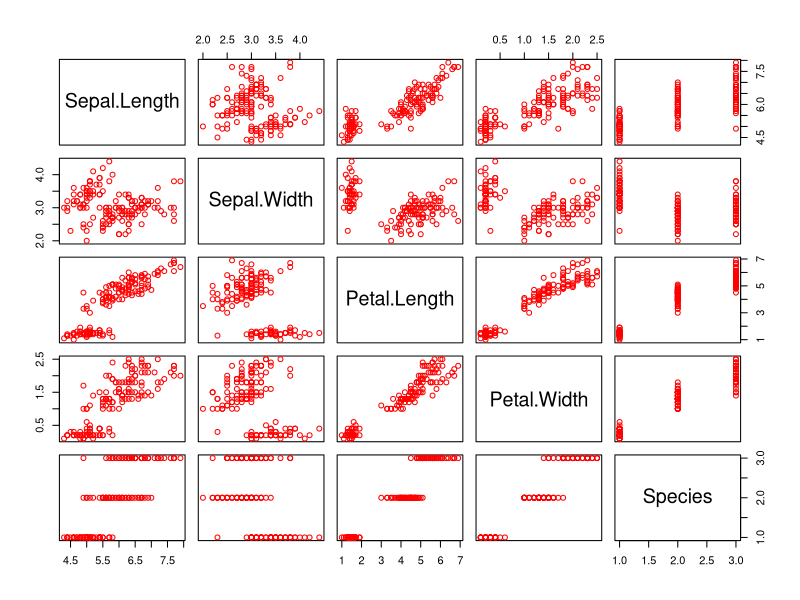
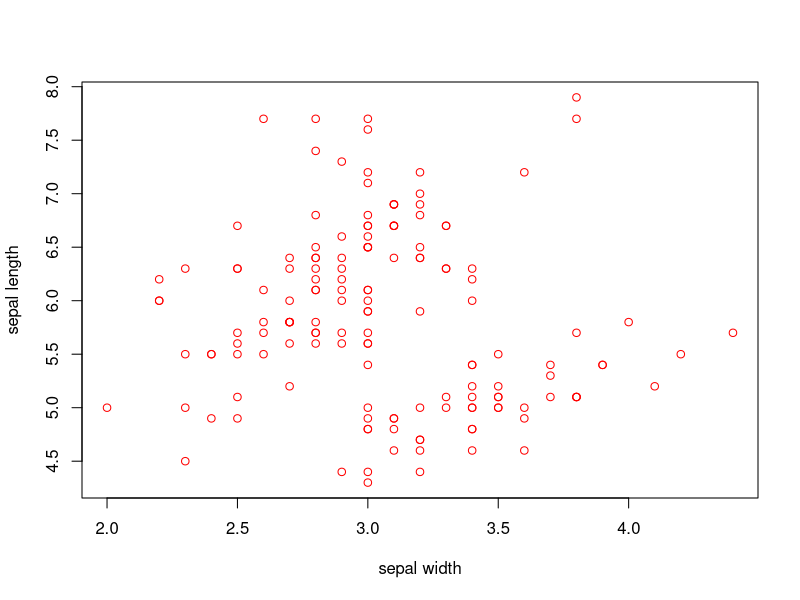
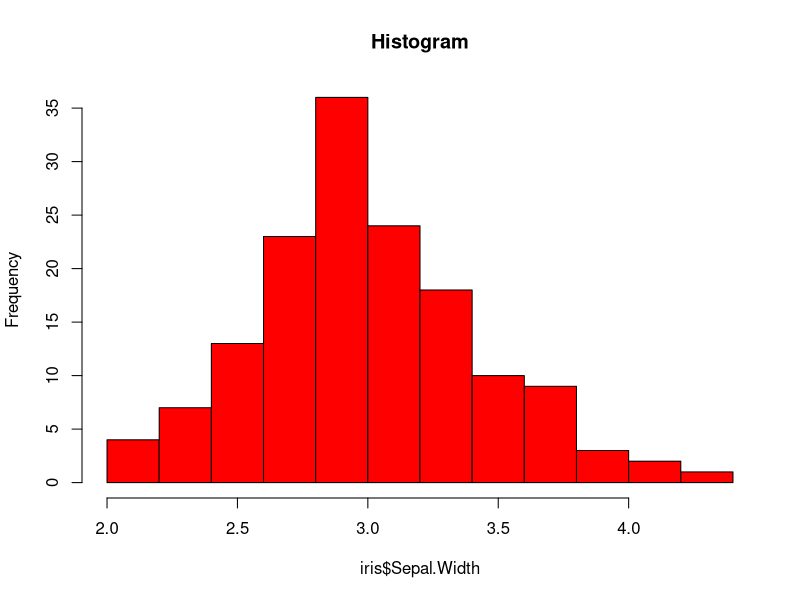
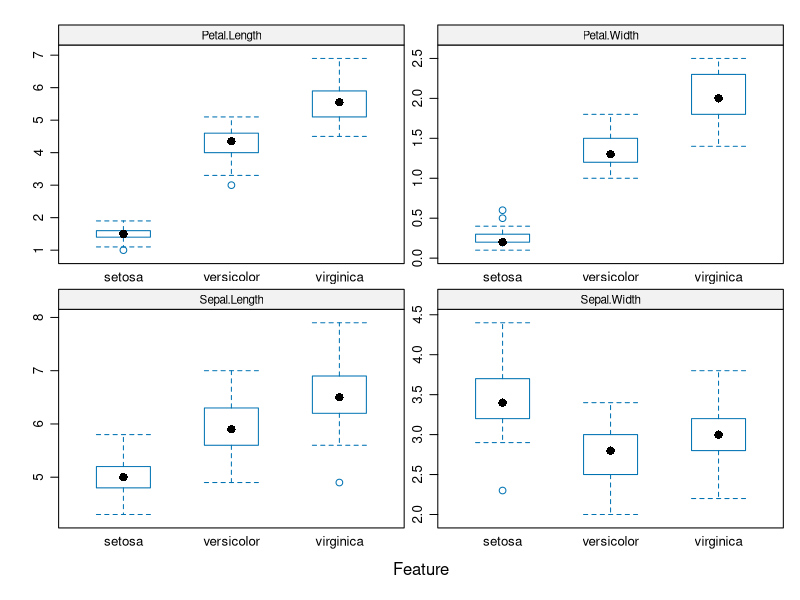
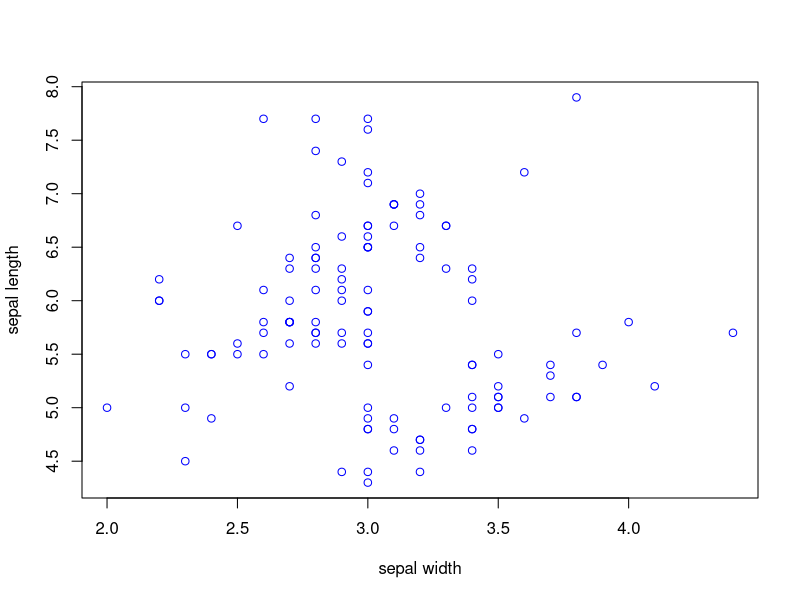
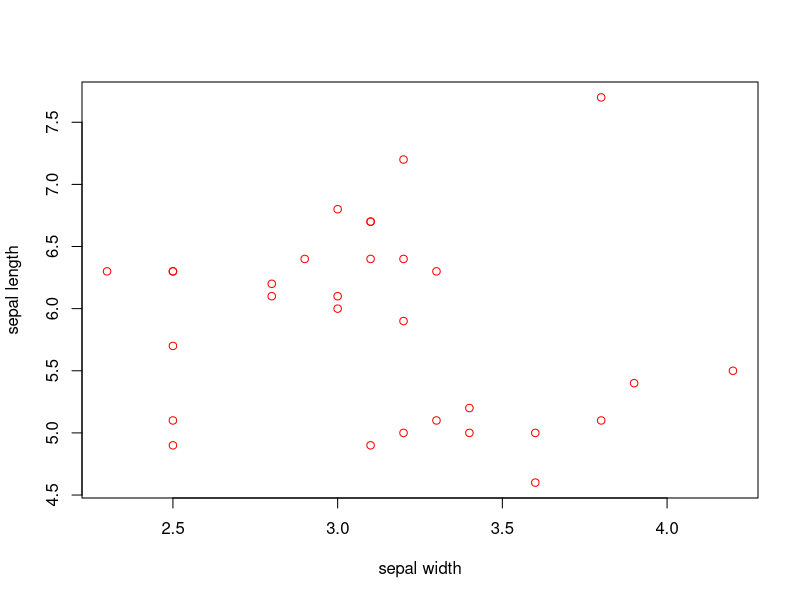

Generate these figures, in order, with R: (Note: this script raises an error after producing the figures.)
getwd()

#Load the data
library(datasets)
data(iris)
View (iris)

#Head & Tail
head(iris, 4)
tail(iris, 4)

#Display the Summary Statistics for the data
summary(iris)
summary(iris$Petal.Length)

#Check for missing Values
sum(is.na(iris))

#Detailed Summary Statistics
library(skimr)
skim(iris)

#Group data by species
iris %>%
  dplyr::group_by(Species) %>%
  skim()

#Data vizualization

#1. Panel Plot
plot(iris, col = "red")

#2. Scatter Plot
plot(iris$Sepal.Width, iris$Sepal.Length, col="red",
     xlab="sepal width",ylab = "sepal length")

#3. Histogram
hist(iris$Sepal.Width, col = "red", main = "Histogram")

#4. Feature Plot
library(caret)
featurePlot (x = iris[,1:4],
             y = iris$Species,
             plot="box",
             strip = strip.custom (par.strip.text = list(cex=.7)),
             scales = list(x = list(relation = "free"),
                           y = list(relation = "free")))

#Making a Classification Model 
set.seed(1997)

#split the data into training and test
TrainingIndex <- createDataPartition(iris$Species, p=0.8, list = FALSE)
TrainingSet <- iris[TrainingIndex,]
TestingSet <- iris[-TrainingIndex,]

plot(TrainingSet$Sepal.Width, TrainingSet$Sepal.Length, col="blue",
     xlab="sepal width",ylab = "sepal length")

plot(TestingSet$Sepal.Width, TestingSet$Sepal.Length, col="red",
     xlab="sepal width",ylab = "sepal length")

#I am using an SVM Model
# Build Training Model
Model <- train(Species ~.,data = TrainingSet,
               method = 'svmPoly',
               na.action = na.omit,
               preProcess=c("scale","center"),
               trControl = trainControl(method="none"),
               tuneGrid = data.frame(degree=1, scale=1,C=1))

#Build CV model
Model.cv <- train(Species ~.,data = TrainingSet,
                  method = 'svmPoly',
                  na.action = na.omit,
                  preProcess=c("scale","center"),
                  trControl = trainControl(method="cv",number=10),
                  tuneGrid = data.frame(degree=1, scale=1,C=1))
                  
#Apply Model for Prediction

Model.training <- predict(Model, TrainingSet)
Model.testing <- predict(Model, TestingSet)
Model.cv <- predict(Model.cv, TrainingSet)

# Display Model Performance

Model.training.confusion <- confusionMatrix(Model.training, TrainingSet$Species)
Model.testing.confusion <- confusionMatrix(Model.testing, TestingSet$Species)
Model.cv.confustion <- confusionMatrix(Model.cv, TrainingSet$Species)

print(Model.training.confusion)
print(Model.testing.confusion)
print(Model.cv.confustion)

#Importance of Variables for predictions

Importance <- varImp(Model)
plot(Importance)

